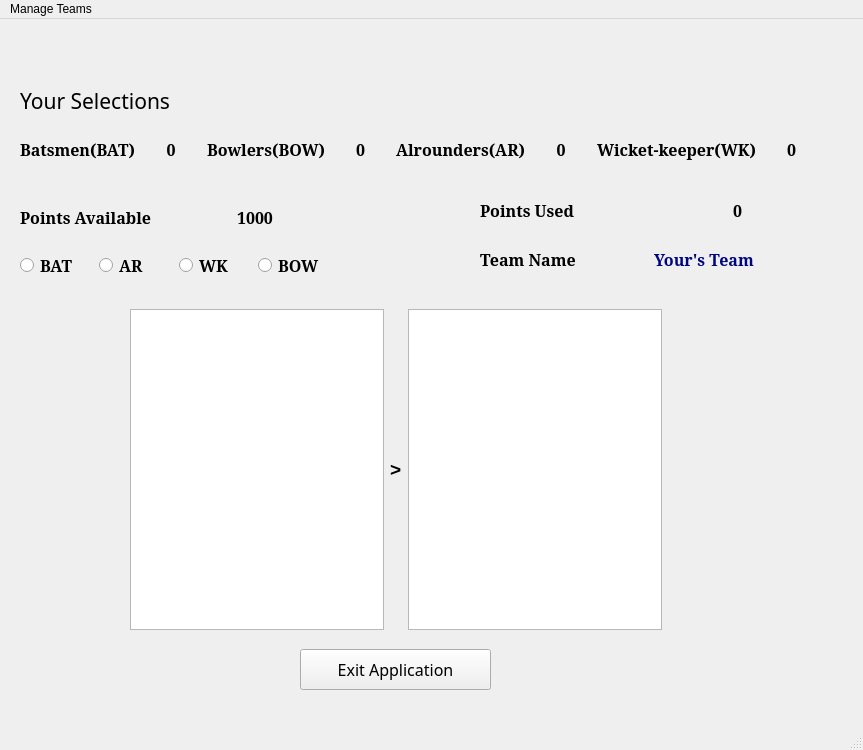
<?xml version="1.0" encoding="UTF-8"?>
<ui version="4.0">
 <class>MainWindow</class>
 <widget class="QMainWindow" name="MainWindow">
  <property name="geometry">
   <rect>
    <x>0</x>
    <y>0</y>
    <width>863</width>
    <height>750</height>
   </rect>
  </property>
  <widget class="QWidget" name="centralwidget">
   <widget class="QWidget" name="verticalLayoutWidget">
    <property name="geometry">
     <rect>
      <x>20</x>
      <y>60</y>
      <width>801</width>
      <height>91</height>
     </rect>
    </property>
    <layout class="QVBoxLayout" name="verticalLayout">
     <item>
      <widget class="QLabel" name="select">
       <property name="font">
        <font>
         <family>Copperplate Gothic Bold</family>
         <pointsize>16</pointsize>
         <weight>50</weight>
         <italic>false</italic>
         <bold>false</bold>
        </font>
       </property>
       <property name="text">
        <string>Your Selections</string>
       </property>
      </widget>
     </item>
     <item>
      <layout class="QHBoxLayout" name="horizontalLayout">
       <item>
        <widget class="QLabel" name="bat">
         <property name="font">
          <font>
           <family>MS Serif</family>
           <pointsize>12</pointsize>
           <weight>75</weight>
           <bold>true</bold>
          </font>
         </property>
         <property name="text">
          <string>Batsmen(BAT)</string>
         </property>
        </widget>
       </item>
       <item>
        <widget class="QLabel" name="bat_count">
         <property name="font">
          <font>
           <family>MS Serif</family>
           <pointsize>12</pointsize>
           <weight>75</weight>
           <bold>true</bold>
          </font>
         </property>
         <property name="text">
          <string>0</string>
         </property>
         <property name="alignment">
          <set>Qt::AlignCenter</set>
         </property>
        </widget>
       </item>
       <item>
        <widget class="QLabel" name="bow">
         <property name="font">
          <font>
           <family>MS Serif</family>
           <pointsize>12</pointsize>
           <weight>75</weight>
           <bold>true</bold>
          </font>
         </property>
         <property name="text">
          <string>Bowlers(BOW)</string>
         </property>
        </widget>
       </item>
       <item>
        <widget class="QLabel" name="bow_count">
         <property name="font">
          <font>
           <family>MS Serif</family>
           <pointsize>12</pointsize>
           <weight>75</weight>
           <bold>true</bold>
          </font>
         </property>
         <property name="text">
          <string>0</string>
         </property>
         <property name="alignment">
          <set>Qt::AlignCenter</set>
         </property>
        </widget>
       </item>
       <item>
        <widget class="QLabel" name="ar">
         <property name="font">
          <font>
           <family>MS Serif</family>
           <pointsize>12</pointsize>
           <weight>75</weight>
           <bold>true</bold>
          </font>
         </property>
         <property name="text">
          <string>Alrounders(AR)</string>
         </property>
        </widget>
       </item>
       <item>
        <widget class="QLabel" name="ar_count">
         <property name="font">
          <font>
           <family>MS Serif</family>
           <pointsize>12</pointsize>
           <weight>75</weight>
           <bold>true</bold>
          </font>
         </property>
         <property name="text">
          <string>0</string>
         </property>
         <property name="alignment">
          <set>Qt::AlignCenter</set>
         </property>
        </widget>
       </item>
       <item>
        <widget class="QLabel" name="wk">
         <property name="font">
          <font>
           <family>MS Serif</family>
           <pointsize>12</pointsize>
           <weight>75</weight>
           <bold>true</bold>
          </font>
         </property>
         <property name="text">
          <string>Wicket-keeper(WK)</string>
         </property>
        </widget>
       </item>
       <item>
        <widget class="QLabel" name="wk_count">
         <property name="font">
          <font>
           <family>MS Serif</family>
           <pointsize>12</pointsize>
           <weight>75</weight>
           <bold>true</bold>
          </font>
         </property>
         <property name="text">
          <string>0</string>
         </property>
         <property name="alignment">
          <set>Qt::AlignCenter</set>
         </property>
        </widget>
       </item>
      </layout>
     </item>
    </layout>
   </widget>
   <widget class="QWidget" name="horizontalLayoutWidget_2">
    <property name="geometry">
     <rect>
      <x>130</x>
      <y>290</y>
      <width>532</width>
      <height>321</height>
     </rect>
    </property>
    <layout class="QHBoxLayout" name="horizontalLayout_2">
     <item>
      <widget class="QListWidget" name="av_players"/>
     </item>
     <item>
      <widget class="QLabel" name="label_16">
       <property name="font">
        <font>
         <pointsize>14</pointsize>
         <weight>75</weight>
         <bold>true</bold>
        </font>
       </property>
       <property name="text">
        <string>&gt;</string>
       </property>
      </widget>
     </item>
     <item>
      <widget class="QListWidget" name="selected_pl"/>
     </item>
    </layout>
   </widget>
   <widget class="QWidget" name="verticalLayoutWidget_3">
    <property name="geometry">
     <rect>
      <x>480</x>
      <y>170</y>
      <width>341</width>
      <height>91</height>
     </rect>
    </property>
    <layout class="QVBoxLayout" name="verticalLayout_3">
     <item>
      <layout class="QHBoxLayout" name="horizontalLayout_6">
       <item>
        <widget class="QLabel" name="label_14">
         <property name="font">
          <font>
           <family>MS Serif</family>
           <pointsize>12</pointsize>
           <weight>75</weight>
           <bold>true</bold>
          </font>
         </property>
         <property name="text">
          <string>Points Used</string>
         </property>
        </widget>
       </item>
       <item>
        <widget class="QLabel" name="point_used">
         <property name="font">
          <font>
           <family>MS Serif</family>
           <pointsize>12</pointsize>
           <weight>75</weight>
           <bold>true</bold>
          </font>
         </property>
         <property name="text">
          <string>0</string>
         </property>
         <property name="alignment">
          <set>Qt::AlignCenter</set>
         </property>
        </widget>
       </item>
      </layout>
     </item>
     <item>
      <layout class="QHBoxLayout" name="horizontalLayout_9">
       <item>
        <widget class="QLabel" name="label_15">
         <property name="font">
          <font>
           <family>MS Serif</family>
           <pointsize>12</pointsize>
           <weight>75</weight>
           <bold>true</bold>
          </font>
         </property>
         <property name="text">
          <string>Team Name</string>
         </property>
        </widget>
       </item>
       <item>
        <widget class="QLabel" name="team">
         <property name="font">
          <font>
           <family>MS Serif</family>
           <pointsize>12</pointsize>
           <weight>75</weight>
           <bold>true</bold>
          </font>
         </property>
         <property name="styleSheet">
          <string notr="true">color: rgb(0, 6, 126);</string>
         </property>
         <property name="text">
          <string>Your's Team</string>
         </property>
        </widget>
       </item>
      </layout>
     </item>
    </layout>
   </widget>
   <widget class="QWidget" name="verticalLayoutWidget_2">
    <property name="geometry">
     <rect>
      <x>20</x>
      <y>170</y>
      <width>311</width>
      <height>91</height>
     </rect>
    </property>
    <layout class="QVBoxLayout" name="verticalLayout_2">
     <item>
      <layout class="QHBoxLayout" name="horizontalLayout_4">
       <item>
        <widget class="QLabel" name="label_11">
         <property name="font">
          <font>
           <family>MS Serif</family>
           <pointsize>12</pointsize>
           <weight>75</weight>
           <bold>true</bold>
          </font>
         </property>
         <property name="text">
          <string>Points Available</string>
         </property>
        </widget>
       </item>
       <item>
        <widget class="QLabel" name="point_av">
         <property name="font">
          <font>
           <family>MS Serif</family>
           <pointsize>12</pointsize>
           <weight>75</weight>
           <bold>true</bold>
          </font>
         </property>
         <property name="text">
          <string>1000</string>
         </property>
         <property name="alignment">
          <set>Qt::AlignCenter</set>
         </property>
        </widget>
       </item>
      </layout>
     </item>
     <item>
      <layout class="QHBoxLayout" name="horizontalLayout_3">
       <item>
        <widget class="QRadioButton" name="rb1">
         <property name="font">
          <font>
           <family>MS Serif</family>
           <pointsize>12</pointsize>
           <weight>75</weight>
           <bold>true</bold>
          </font>
         </property>
         <property name="text">
          <string>BAT</string>
         </property>
        </widget>
       </item>
       <item>
        <widget class="QRadioButton" name="rb3">
         <property name="font">
          <font>
           <family>MS Serif</family>
           <pointsize>12</pointsize>
           <weight>75</weight>
           <bold>true</bold>
          </font>
         </property>
         <property name="text">
          <string>AR</string>
         </property>
        </widget>
       </item>
       <item>
        <widget class="QRadioButton" name="rb4">
         <property name="font">
          <font>
           <family>MS Serif</family>
           <pointsize>12</pointsize>
           <weight>75</weight>
           <bold>true</bold>
          </font>
         </property>
         <property name="text">
          <string>WK</string>
         </property>
        </widget>
       </item>
       <item>
        <widget class="QRadioButton" name="rb2">
         <property name="font">
          <font>
           <family>MS Serif</family>
           <pointsize>12</pointsize>
           <weight>75</weight>
           <bold>true</bold>
          </font>
         </property>
         <property name="text">
          <string>BOW</string>
         </property>
        </widget>
       </item>
      </layout>
     </item>
    </layout>
   </widget>
   <widget class="QPushButton" name="exit">
    <property name="geometry">
     <rect>
      <x>300</x>
      <y>630</y>
      <width>191</width>
      <height>41</height>
     </rect>
    </property>
    <property name="font">
     <font>
      <family>Copperplate Gothic Bold</family>
      <pointsize>12</pointsize>
      <weight>50</weight>
      <italic>false</italic>
      <bold>false</bold>
     </font>
    </property>
    <property name="text">
     <string>Exit Application</string>
    </property>
   </widget>
  </widget>
  <widget class="QMenuBar" name="menubar">
   <property name="geometry">
    <rect>
     <x>0</x>
     <y>0</y>
     <width>863</width>
     <height>29</height>
    </rect>
   </property>
   <widget class="QMenu" name="menuManage_Teams">
    <property name="title">
     <string>Manage Teams</string>
    </property>
    <addaction name="actionNEW_Team"/>
    <addaction name="separator"/>
    <addaction name="actionOPEN_Team"/>
    <addaction name="actionSAVE_Team"/>
    <addaction name="separator"/>
    <addaction name="actionEVALUATE_Team"/>
   </widget>
   <addaction name="menuManage_Teams"/>
  </widget>
  <widget class="QStatusBar" name="statusbar"/>
  <action name="actionNEW_Team">
   <property name="text">
    <string>NEW Team</string>
   </property>
  </action>
  <action name="actionOPEN_Team">
   <property name="text">
    <string>OPEN Team</string>
   </property>
  </action>
  <action name="actionSAVE_Team">
   <property name="text">
    <string>SAVE Team</string>
   </property>
  </action>
  <action name="actionEVALUATE_Team">
   <property name="text">
    <string>EVALUATE Team</string>
   </property>
  </action>
 </widget>
 <resources/>
 <connections/>
</ui>
